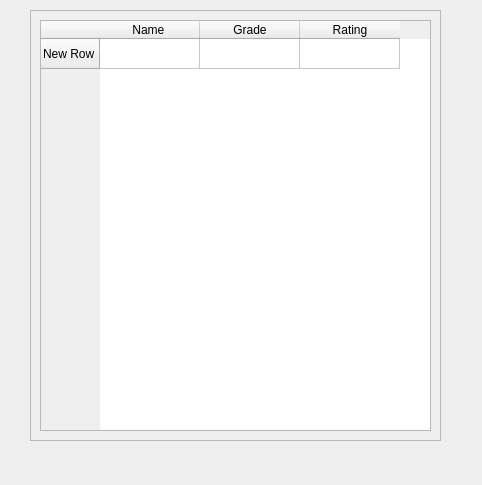
<?xml version="1.0" encoding="UTF-8"?>
<ui version="4.0">
 <class>Form</class>
 <widget class="QWidget" name="Form">
  <property name="geometry">
   <rect>
    <x>0</x>
    <y>0</y>
    <width>482</width>
    <height>485</height>
   </rect>
  </property>
  <property name="windowTitle">
   <string>Form</string>
  </property>
  <widget class="QScrollArea" name="scrollArea">
   <property name="geometry">
    <rect>
     <x>30</x>
     <y>10</y>
     <width>411</width>
     <height>431</height>
    </rect>
   </property>
   <property name="widgetResizable">
    <bool>true</bool>
   </property>
   <widget class="QWidget" name="scrollAreaWidgetContents">
    <property name="geometry">
     <rect>
      <x>0</x>
      <y>0</y>
      <width>409</width>
      <height>429</height>
     </rect>
    </property>
    <layout class="QVBoxLayout" name="verticalLayout">
     <item>
      <widget class="QTableWidget" name="tableWidget">
       <row>
        <property name="text">
         <string>New Row</string>
        </property>
       </row>
       <column>
        <property name="text">
         <string>Name </string>
        </property>
       </column>
       <column>
        <property name="text">
         <string>Grade</string>
        </property>
       </column>
       <column>
        <property name="text">
         <string>Rating</string>
        </property>
       </column>
      </widget>
     </item>
    </layout>
   </widget>
  </widget>
 </widget>
 <resources/>
 <connections/>
</ui>
